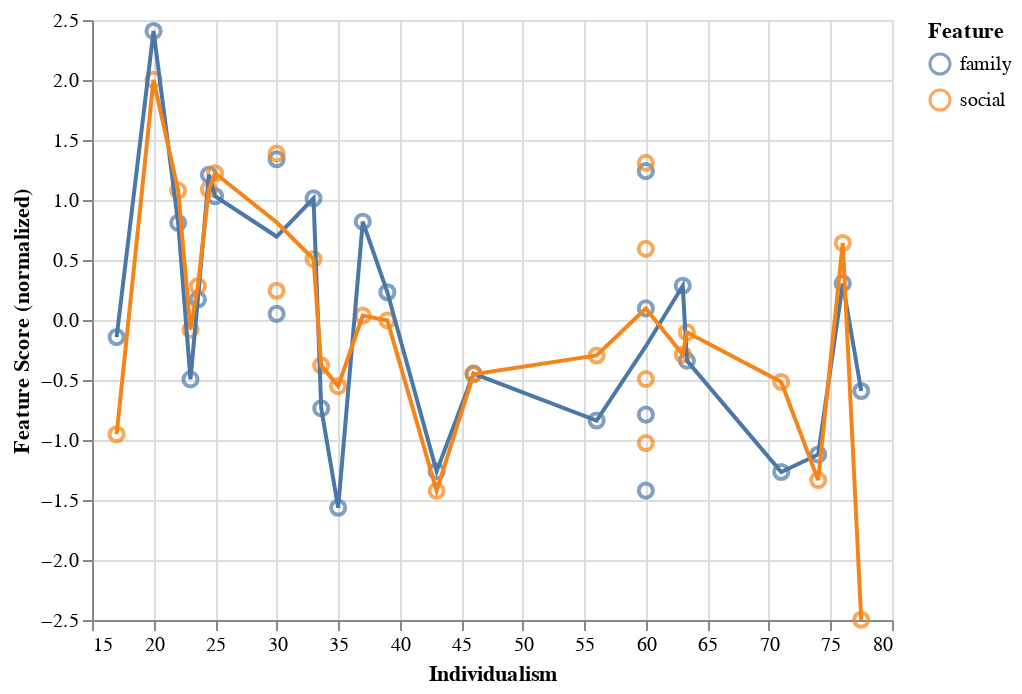

The notebook cell saved with this chart:
### Markdown cell above
Power Distance vs. LIWC. In this scatterplot, we have the Power Distance Index on the x-axis, and the standardized score of LIWC word categories on the y-axis, with the averages graphed with lines. Power distance is positively correlated to family and social words.

### Code cell
corr, plot = utils.compare_liwc_hofstede('idv',['family','social'],nation_liwc)
print(corr)
plot

### Figure 1 — Vega-Lite specification as saved in the notebook (floating-point values rounded to 4 significant figures)
{"config": {"view": {"continuousWidth": 400, "continuousHeight": 300}}, "layer": [{"mark": {"type": "point", "size": 50}, "encoding": {"color": {"field": "Feature", "type": "nominal"}, "tooltip": [{"field": "Culture", "type": "nominal"}, {"field": "Feature", "type": "nominal"}], "x": {"axis": {"title": "Individualism"}, "field": "idv", "scale": {"zero": false}, "type": "quantitative"}, "y": {"axis": {"title": "Feature Score (normalized)"}, "field": "score", "scale": {"zero": false}, "type": "quantitative"}}}, {"mark": "line", "encoding": {"color": {"field": "Feature", "type": "nominal"}, "x": {"axis": {"title": "Individualism"}, "field": "idv", "scale": {"zero": false}, "type": "quantitative"}, "y": {"aggregate": "mean", "axis": {"title": "Feature Score (normalized)"}, "field": "score", "scale": {"zero": false}, "type": "quantitative"}}}], "data": {"name": "data-6cc5de1c6e676889caae27e222310f80"}, "$schema": "https://vega.github.io/schema/vega-lite/v4.17.0.json", "datasets": {"data-6cc5de1c6e676889caae27e222310f80": [{"Culture": "Albanian", "idv": 20.0, "Feature": "family", "score": 2.408}, {"Culture": "Arabic", "idv": 33.62, "Feature": "family", "score": -0.7357}, {"Culture": "Armenian", "idv": 22.0, "Feature": "family", "score": 0.8093}, {"Culture": "Bulgarian", "idv": 30.0, "Feature": "family", "score": 1.34}, {"Culture": "Chinese", "idv": 17.0, "Feature": "family", "score": -0.1426}, {"Culture": "Croatian", "idv": 33.0, "Feature": "family", "score": 1.014}, {"Culture": "Danish", "idv": 74.0, "Feature": "family", "score": -1.121}, {"Culture": "Dutch", "idv": 77.5, "Feature": "family", "score": -0.592}, {"Culture": "English", "idv": 56.0, "Feature": "family", "score": -0.8378}, {"Culture": "Estonian", "idv": 60.0, "Feature": "family", "score": -1.422}, {"Culture": "Finnish", "idv": 63.0, "Feature": "family", "score": 0.2859}, {"Culture": "French", "idv": 43.0, "Feature": "family", "score": -1.261}, {"Culture": "German", "idv": 63.33, "Feature": "family", "score": -0.3387}, {"Culture": "Greek", "idv": 35.0, "Feature": "family", "score": -1.564}, {"Culture": "Icelandic", "idv": 60.0, "Feature": "family", "score": 0.09641}, {"Culture": "Italian", "idv": 76.0, "Feature": "family", "score": 0.3047}, {"Culture": "Japanese", "idv": 46.0, "Feature": "family", "score": -0.4463}, {"Culture": "Lithuanian", "idv": 60.0, "Feature": "family", "score": 1.24}, {"Culture": "Polish", "idv": 60.0, "Feature": "family", "score": -0.7887}, {"Culture": "Portuguese", "idv": 23.6, "Feature": "family", "score": 0.1706}, {"Culture": "Romanian", "idv": 30.0, "Feature": "family", "score": 0.05117}, {"Culture": "Russian", "idv": 39.0, "Feature": "family", "score": 0.2313}, {"Culture": "Serbian", "idv": 24.5, "Feature": "family", "score": 1.211}, {"Culture": "Spanish", "idv": 23.0, "Feature": "family", "score": -0.4953}, {"Culture": "Swedish", "idv": 71.0, "Feature": "family", "score": -1.267}, {"Culture": "Turkish", "idv": 37.0, "Feature": "family", "score": 0.8191}, {"Culture": "Ukrainian", "idv": 25.0, "Feature": "family", "score": 1.031}, {"Culture": "Albanian", "idv": 20.0, "Feature": "social", "score": 2.001}, {"Culture": "Arabic", "idv": 33.62, "Feature": "social", "score": -0.378}, {"Culture": "Armenian", "idv": 22.0, "Feature": "social", "score": 1.079}, {"Culture": "Bulgarian", "idv": 30.0, "Feature": "social", "score": 1.386}, {"Culture": "Chinese", "idv": 17.0, "Feature": "social", "score": -0.9519}, {"Culture": "Croatian", "idv": 33.0, "Feature": "social", "score": 0.5076}, {"Culture": "Danish", "idv": 74.0, "Feature": "social", "score": -1.334}, {"Culture": "Dutch", "idv": 77.5, "Feature": "social", "score": -2.498}, {"Culture": "English", "idv": 56.0, "Feature": "social", "score": -0.2956}, {"Culture": "Estonian", "idv": 60.0, "Feature": "social", "score": -0.492}, {"Culture": "Finnish", "idv": 63.0, "Feature": "social", "score": -0.2878}, {"Culture": "French", "idv": 43.0, "Feature": "social", "score": -1.423}, {"Culture": "German", "idv": 63.33, "Feature": "social", "score": -0.1025}, {"Culture": "Greek", "idv": 35.0, "Feature": "social", "score": -0.5512}, {"Culture": "Icelandic", "idv": 60.0, "Feature": "social", "score": 0.5922}, {"Culture": "Italian", "idv": 76.0, "Feature": "social", "score": 0.6419}, {"Culture": "Japanese", "idv": 46.0, "Feature": "social", "score": -0.4524}, {"Culture": "Lithuanian", "idv": 60.0, "Feature": "social", "score": 1.31}, {"Culture": "Polish", "idv": 60.0, "Feature": "social", "score": -1.026}, {"Culture": "Portuguese", "idv": 23.6, "Feature": "social", "score": 0.2829}, {"Culture": "Romanian", "idv": 30.0, "Feature": "social", "score": 0.2437}, {"Culture": "Russian", "idv": 39.0, "Feature": "social", "score": -0.003796}, {"Culture": "Serbian", "idv": 24.5, "Feature": "social", "score": 1.09}, {"Culture": "Spanish", "idv": 23.0, "Feature": "social", "score": -0.08002}, {"Culture": "Swedish", "idv": 71.0, "Feature": "social", "score": -0.5166}, {"Culture": "Turkish", "idv": 37.0, "Feature": "social", "score": 0.03677}, {"Culture": "Ukrainian", "idv": 25.0, "Feature": "social", "score": 1.223}]}}
